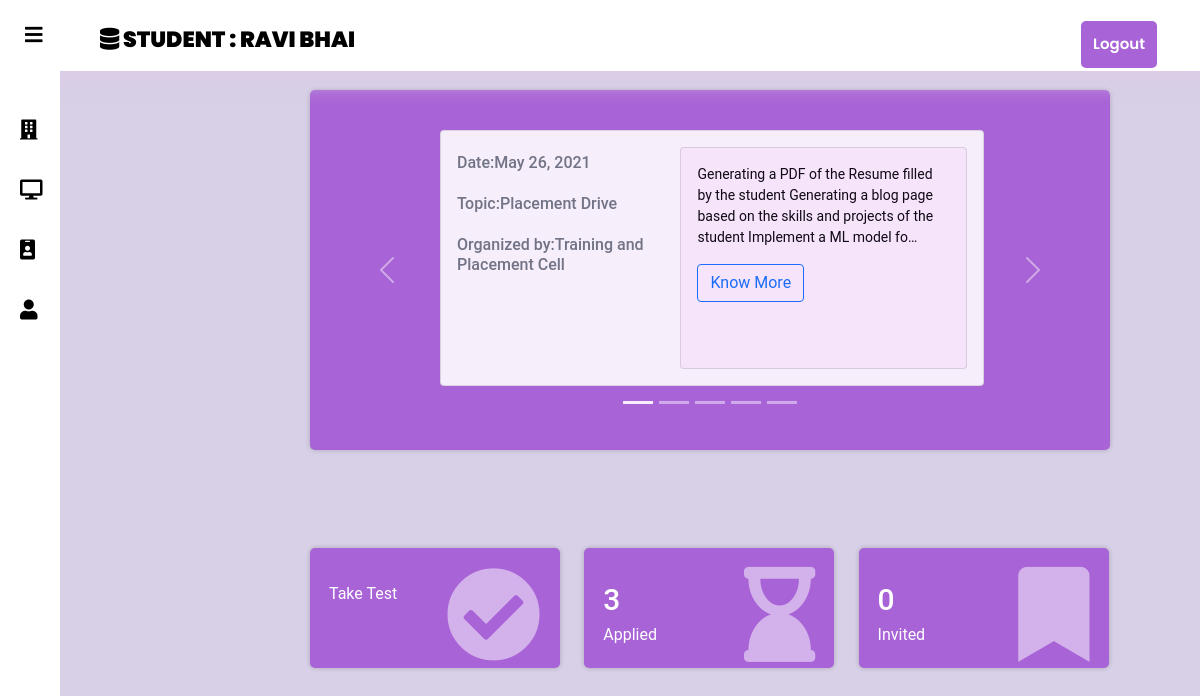
Page /student/5/ (signed in) on the committed database.
### account/models.py (models this page shows, shortened)
class CustomUser(AbstractBaseUser, PermissionsMixin):
    email = models.EmailField(_('email address'), unique=True)
    first_name=models.CharField(max_length=50)
    last_name=models.CharField(max_length=50)
    user_type=models.CharField(max_length=100,choices=choice_list,default='student')
    is_staff = models.BooleanField(default=False)
    is_active = models.BooleanField(default=True)
    date_joined = models.DateTimeField(default=timezone.now)
    USERNAME_FIELD = 'email'
    REQUIRED_FIELDS = []
    objects = CustomUserManager()

### manager/models.py (models this page shows, shortened)
class Notice(models.Model):
    user=models.ForeignKey(get_user_model(),on_delete=models.CASCADE)
    college_name=models.CharField(max_length=220,default="Pillai College Of Engineering")
    topic=models.CharField(max_length=220)
    description=models.TextField()
    event_date=models.DateField()
    organized_by=models.CharField(max_length=200)
    students_eligible=models.TextField()
    date_posted=models.DateField(default=timezone.now)
    hide_key=models.BooleanField(default=False)

### student/views.py (the view)
# urls.py: path('<int:key>',home_view,name='chome'),
def home_view(request,key):
    User=get_user_model().objects.get(id=key)
    notice=Notice.objects.all().order_by('-date_posted')
    ap_count=Applicants.objects.filter(applicant=User).count()
    inv_count=InvitedStudent.objects.filter(invited_applicants=User).count()
    try:
        sd=StudentResume.objects.get(user=User)
        cn=changesNote.objects.filter(student=sd)
    except StudentResume.DoesNotExist:
        cn=False
    try:
        sel=Selected.objects.get(selected_applicants=request.user)
    except Selected.DoesNotExist:
        sel=False
    context={
        'User':User,
        'notice':notice,
        'cn':cn,
        'ap_count':ap_count,
        'inv_count':inv_count,
        'sel':sel,
    }
    return render(request,'student/student_home.html',context)

### student/templates/student/student_home.html (shortened to what this page needs)
{% extends 'student/basic.html'%}
{%block name%}
{%if request.user.is_authenticated and request.user.user_type == "student" and request.user.id == User.id %}
Student : {{User.first_name}} {{User.last_name}}
{%else%}
404
{%endif%}
{%endblock%}
{%block display%}
{%if request.user.is_authenticated and request.user.user_type == "student" and request.user.id == User.id %}
        <div class="sidebar" style="z-index: 1;">
            {% if User.studentresume %}
                <a href="{% url 'job-list-view' %}"><i class="fa fa-building" aria-hidden="true"></i><span>Jobs</span></a>
                <a id="active-link" href="{% url 'forum-main'%}"><i class="fas fa-desktop"></i><span>Forum</span></a>
                <a href="{% url 'edit-resume' User.studentresume.id%}"><i class="fa fa-id-badge" aria-hidden="true"></i><span>Resume</span></a>
                <a href="{% url 'student-profile' User.id %}" ><i class="fa fa-user" aria-hidden="true"></i><span>Profile</span></a>
            {%endif%}
        </div>
<div class="stat-cards">
    <a href="{% url 'test-for-student'%}" style="text-decoration: none;">
    <div class="card-body2 color1">
            <div class="float-left">
                <p>Take Test</p>
            </div>
            <div class="float-right">
                <i class="fa fa-check-circle" aria-hidden="true"></i>
            </div>
        </div>
    </a>
        <a href="{% url 'applied-job-list' %}" style="text-decoration: none;">
        <div class="card-body2 color2">
            <div class="float-left">
                <h3>
                    <span class="count">{{ap_count}}</span>
                </h3>
                <p>Applied</p>
            </div>
            <div class="float-right">
                <i class="fa fa-hourglass-end" aria-hidden="true"></i>
            </div>
        </div>
        </a>
        <a href="{% url 'invited-jobs-list' %}">
        <div class="card-body2 color3">
            <div class="float-left">
                <h3>
                    <span class="count">{{inv_count}}</span>
                </h3>
                <p>Invited</p>
            </div>
            <div class="float-right">
                <i class="fa fa-bookmark" aria-hidden="true"></i>
            </div>
        </div>
        </a>
  </div>
  <div class="notice" style="position: fixed;">
    <div class="card-body1 color4 " style="padding:20px;font-size:12px">
        <div id="carouselExampleIndicators" class="carousel slide" data-bs-ride="carousel" style="opacity: 0.9;">
            <div class="carousel-indicators ">
                {%for n in notice%}
                    {% if forloop.counter0 == 0 %}
                        <button type="button" data-bs-target="#carouselExampleIndicators" data-bs-slide-to="{{forloop.counter0}}" class="active" aria-current="true" aria-label="Slide 1"></button>
                    {%else%}
                        <button type="button" data-bs-target="#carouselExampleIndicators" data-bs-slide-to="{{forloop.counter0}}" aria-label="Slide 2"></button>
                    {%endif%}
                {%endfor%}
            </div>
            <div class="carousel-inner">
                {%for n in notice%}
                {%if forloop.counter == 1%}
                <div class="carousel-item active content-box">
                    <div class="card context" style="width: 34rem;height:16rem;">
                        <div class="card-body" style="color: black;display:flex">
                            <div style="padding:10px 10px 0px 0px">
                                <h6 class="card-subtitle mb-2 text-muted">Date:{{n.date_posted}} </h6><br>
                                <h6 class="card-subtitle mb-2 text-muted">Topic:{{n.topic}} </h6><br>
                                <h6 class="card-subtitle mb-2 text-muted">Organized by:{{n.organized_by}} </h6><br>
                            </div>
                            <div class="card" style="width: 25rem;background-color:#fff4fe">
                                <div class="card-body">
                                <p class="card-text inner-text" >{{n.description|safe|truncatechars:150}}</p>
                                <button class="btn btn-outline-primary">Know More</button>
                                </div>
                            </div>
                            </div>
                    </div>
                </div>
                {%endif%}
              {%endfor%}
            </div>
            <button class="carousel-control-prev" type="button" data-bs-target="#carouselExampleIndicators" data-bs-slide="prev">
              <span class="carousel-control-prev-icon" aria-hidden="true"></span>
            </button>
            <button class="carousel-control-next" type="button" data-bs-target="#carouselExampleIndicators" data-bs-slide="next">
              <span class="carousel-control-next-icon" aria-hidden="true"></span>
            </button>
          </div>
  </div>
  {%else%}
  <div style="padding: 100px; font-size:larger;" >
    <h2>This Page Isnt Available</h2>
    <p>The requested URL was not found on the server. If you entered the URL manually please check your spelling and try again.</p>
  </div>
  {%endif%}
{%endblock%}

### static/student/css/student.css (style rules this page uses)
body { margin: 0; padding: 0; font-family: 'Poppins', sans-serif; background: #d7d0e6; }
.notice { position: absolute; top: 10%; left: 25%; }
.stat-cards { position: fixed; bottom: 15%; left: 25%; }
.color1 { background: #a863d6; }
.color2 { background: #a863d6; }
.color3 { background: #a863d6; }
.color4 { background: #a863d6; }
.card-body2 { display: inline-block; font-family: "Roboto", sans-serif; margin: 5px 10px ; padding: 19px; width: 250px; height: 120px; color: #fff; border-radius: 5px; box-shadow: 0 0 5px rgba(0, 0, 0, 0.2); }
.card-body1 { display: inline-block; font-family: "Roboto", sans-serif; margin: 10px; width: 800px; height: 360px; color: #fff; border-radius: 5px; box-shadow: 0 0 5px rgba(0, 0, 0, 0.2); }
.float-left { float: left; }
.float-right { float: right; }
.card-body2 h3 { margin-top: 15px; margin-bottom: 5px; }
.currency, .count { font-size: 30px; font-weight: 500; }
.card-body2 p { font-size: 16px; margin-top: 0; }
.card-body2 i { font-size: 95px; opacity: 0.5; }
.sidebar { background: #fff; margin-top: 70px; padding-top: 30px; position: fixed; left: 0; width: 250px; height: 100%; transition: 0.5s; transition-property: left; }
.sidebar a { color: #000; display: block; width: 100%; line-height: 60px; text-decoration: none; padding-left: 40px; box-sizing: border-box; transition: 0.5s; transition-property: background; }
.sidebar i { padding-right: 10px; }
#check:checked ~ .sidebar { left: -190px; }
#check:checked ~ .sidebar a { font-size: 20px; margin-left: 170px; width: 80px; }

### student/templates/student/student_home.html (style rules this page uses)
.inner-text { font-size: 14px; }
.content-box { padding: 20px 10px 300px 10px; }
.context { position: fixed; margin-left:100px; }

### rows in the picture
CustomUser: first_name "RAVI", last_name "BHAI"
Notice: date_posted "May 26, 2021", topic "Placement Drive", organized_by "Training and Placement Cell", description "Generating a PDF of the Resume filled by the student Generating a blog page based on the skills and projects of the student Implement a ML model fo…"

### other values in the picture
{{ ap_count }} "3"
{{ inv_count }} "0"
